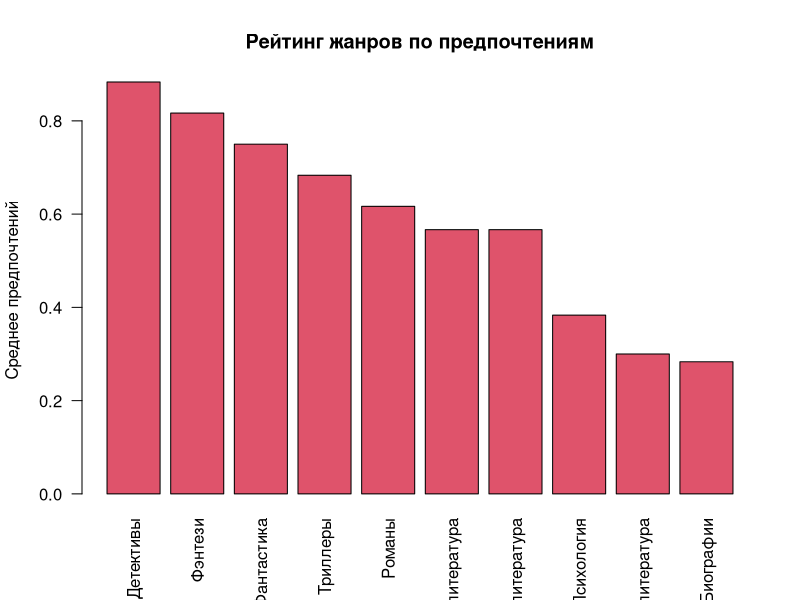
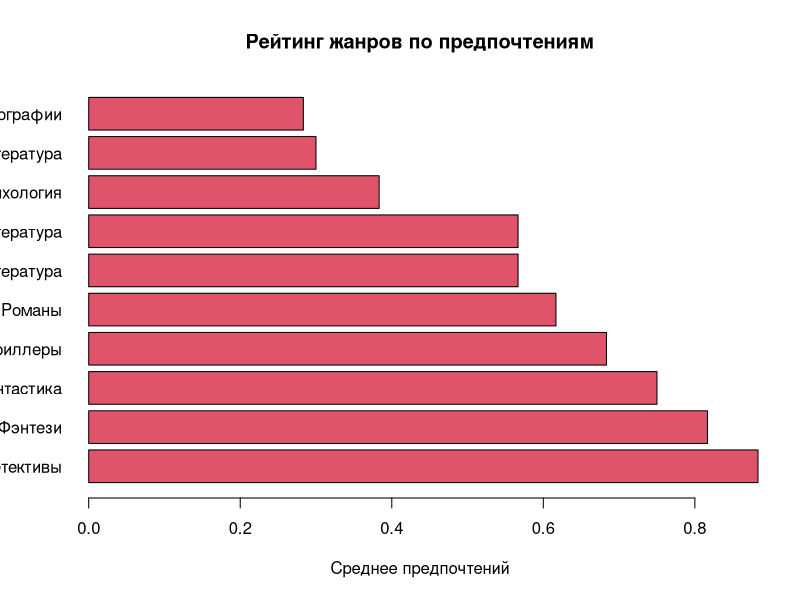
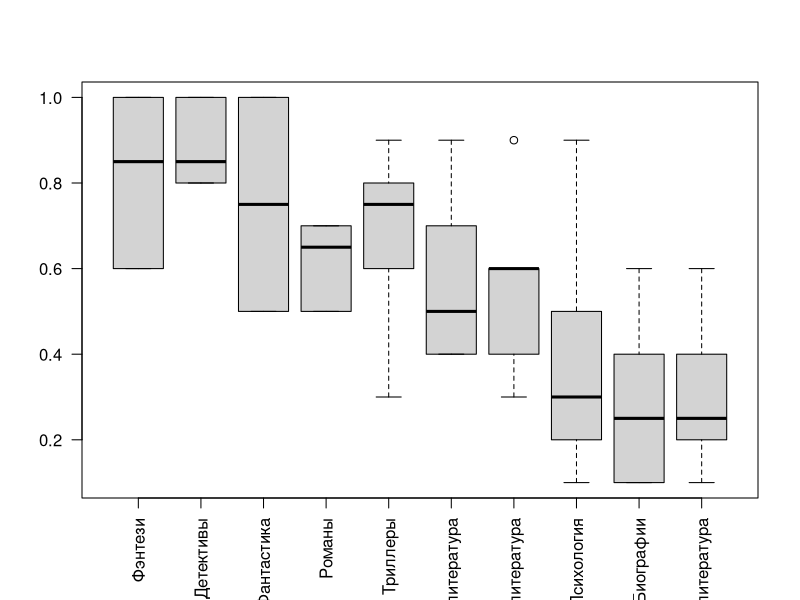
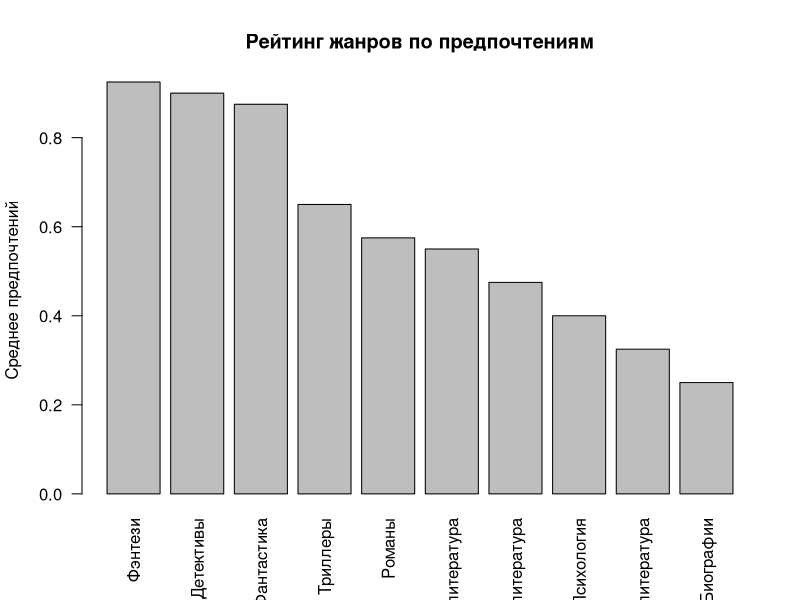
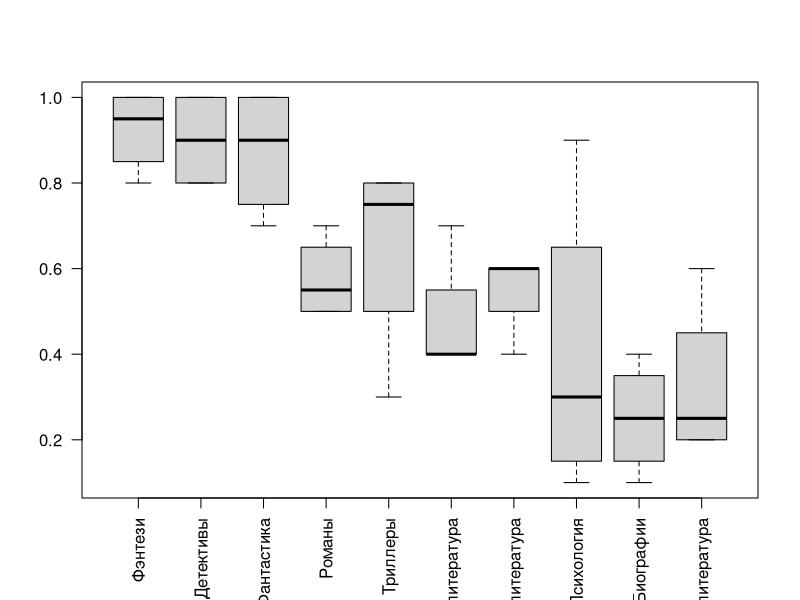

The R source for these figures, in order:
df <- read.csv('Responses.csv')[-1]
df[-1] <- df[-1] / 10

apply(na.omit(df[-1]),2, max)
apply(na.omit(df[-1]),2, min)
apply(na.omit(df[-1]),2, mean)

apply(na.omit(df[-1]),2, function(x) sum(0.7 < x))
apply(na.omit(df[-1]),2, function(x) sum(0.3 > x))
sum(df$Фэнтези > 0.7)
sum(df$Фэнтези < 0.3)

top <- sort(apply(na.omit(df[-1]),2, mean), decreasing = TRUE)
top
unname(top)

df[(df$Фэнтези > 0.5) & (df$Детективы == 1.0),]

barplot(top,
        main = "Рейтинг жанров по предпочтениям", 
        col = length(top), 
        las = 2, 
        ylab = "Среднее предпочтений")

barplot(top, 
        main = "Рейтинг жанров по предпочтениям", 
        col = length(top), 
        las = 1,
        horiz = TRUE, 
        xlab = "Среднее предпочтений")

mydata_csv <- read.csv('test.csv')

install.packages("readxl")
library("readxl")
mydata_xlsx <- read_excel("test.xlsx")

mode_func <- function(x) {
  uniq_x <- unique(x)
  uniq_x[which.max(tabulate(match(x, uniq_x)))]
}

#Меры центральной тенденции
Mean = sapply(df[-1], mean)
Median = sapply(df[-1], median)
Mode = sapply(df[-1], mode_func)

#Меры изменчивости
range_func <- function(x) {
  diff(range(x))
}
Range = sapply(df[-1], range_func)
Dispersion = sapply(df[-1],var)
Standard_deviation = sapply(df[-1],sd)
Interquartile_range = sapply(df[-1],IQR)

boxplot(x = as.list(df[-1]), las=2)

df[order(df$Фэнтези,decreasing=TRUE),]

subdataset_fantasy <- subset(df, df$Фэнтези > 0.7)
dim(subdataset_fantasy)

Mean_fantasy = sapply(subdataset_fantasy[-1], mean)
Median_fantasy = sapply(subdataset_fantasy[-1], median)
Mode_fantasy = sapply(subdataset_fantasy[-1], mode_func)

barplot(sort(apply(subdataset_fantasy[-1],2, mean), decreasing = TRUE), 
        main = "Рейтинг жанров по предпочтениям", 
        las = 2, 
        ylab = "Среднее предпочтений")

boxplot(x = as.list(subdataset_fantasy[-1]), las=2)

df <- rbind(df, data.frame(Фамилия="Пикулев",
                           Фэнтези=0.8,
                           Детективы=0.9,
                           Фантастика=1.0,
                           Романы=0.5,
                           Триллеры=0.8,
                           Классическая.литература=0.2,
                           Научно.популярная.литература=0.3,
                           Психология=0.3,
                           Биографии=0.2,
                           Техническая.литература=0.6))

df1 <- df[c(1,2,3,4,5,6)]
#df1 <- df[c(-7,-8,-9,-10,-11)]
#df1 <- df[names(df) %in% c("Фамилия","Фэнтези","Детективы","Фантастика","Романы","Триллеры")]
#df1 <- df
#df1$Классическая.литература <- df1$Научно.популярная.литература <- df1$Психология <- df1$Биографии <- df1$Техническая.литература <- NULL
df2 <- df[c(1,7,8,9,10,11)]
dfm <- merge(df1,df2,by="Фамилия")
